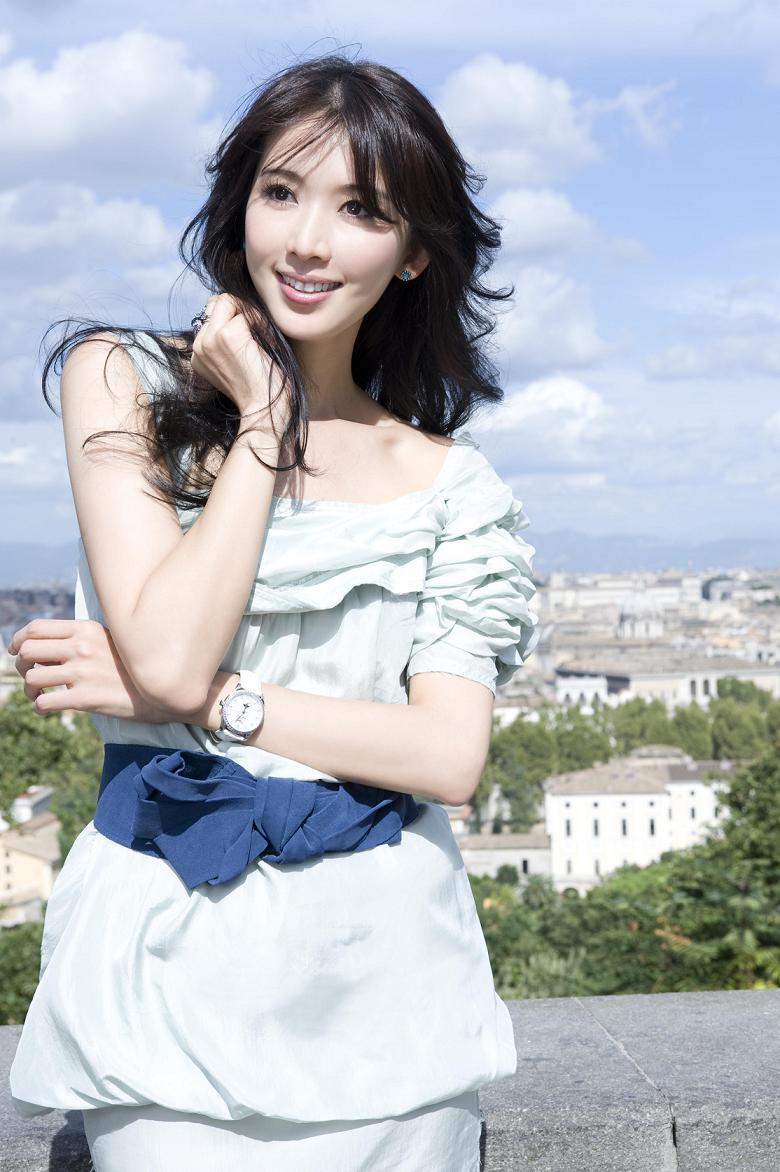
#> input picture 公开课/文档/第04次公开课-好玩的Python/code/resources/chiling.jpg, 780 x 1172 px
$ python example01.py
#> lines starting #> are read from the running program, lines starting #| are printed output that depends on the picture
from PIL import Image, ImageFilter


chiling = Image.open('resources/chiling.jpg')
#> chiling is the input picture: PIL image 780x1172 RGB; mean R, G, B 181.2, 186.1, 193.1
width, height = chiling.size
#> width = 780; height = 1172
chiling.show()
chiling.transpose(Image.FLIP_LEFT_RIGHT).show()
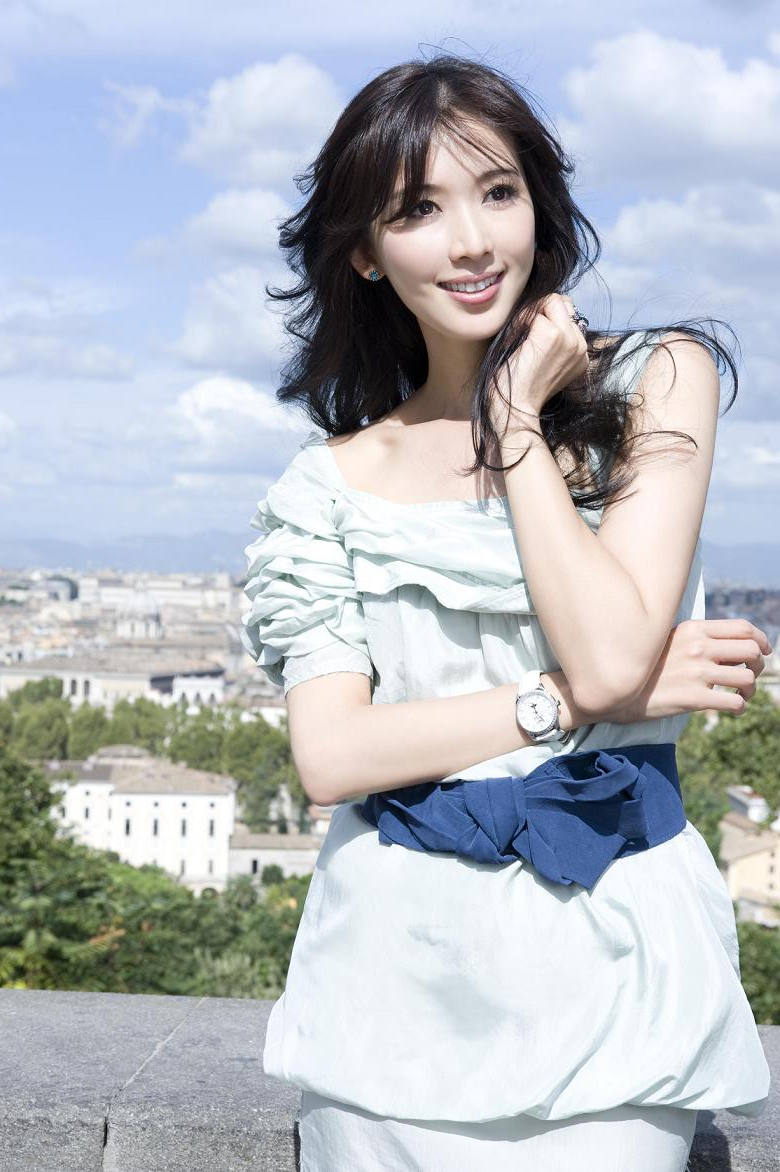
#> shown: PIL image 780x1172 RGB; mean R, G, B 181.2, 186.1, 193.1
chiling.filter(ImageFilter.GaussianBlur(4)).show()
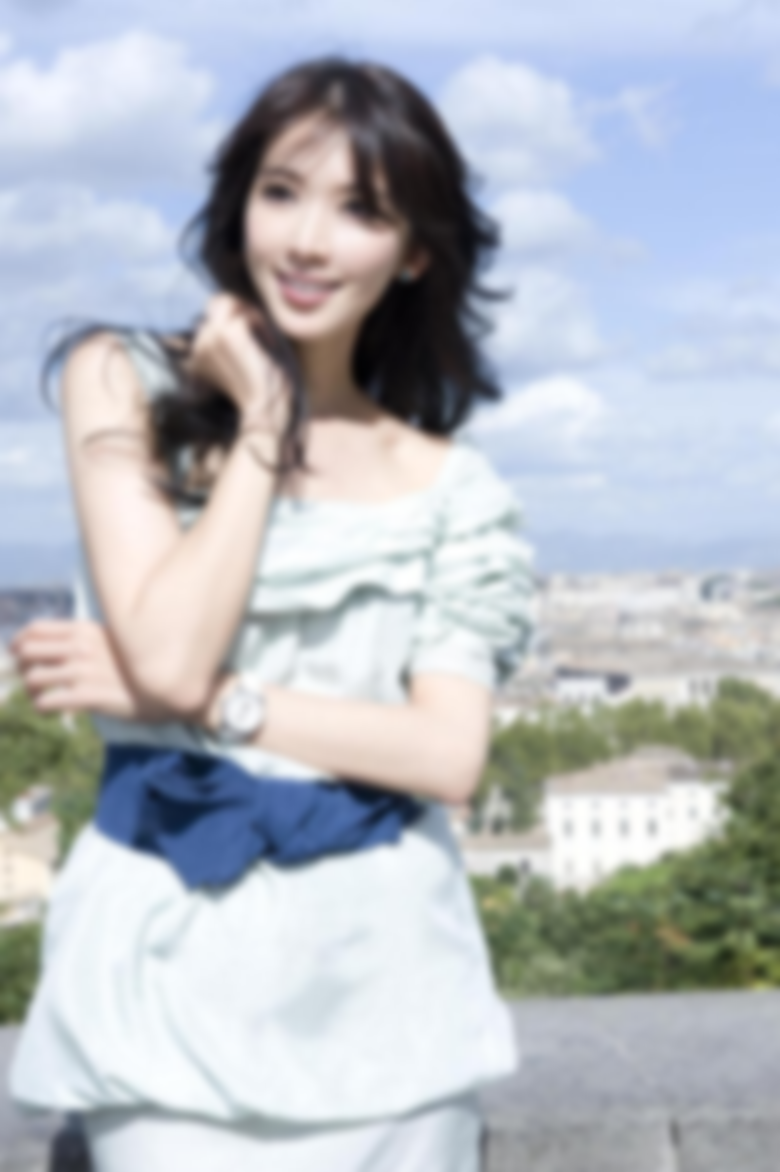
#> shown: PIL image 780x1172 RGB; mean R, G, B 181.2, 186.1, 193.1
chiling.filter(ImageFilter.EMBOSS).show()
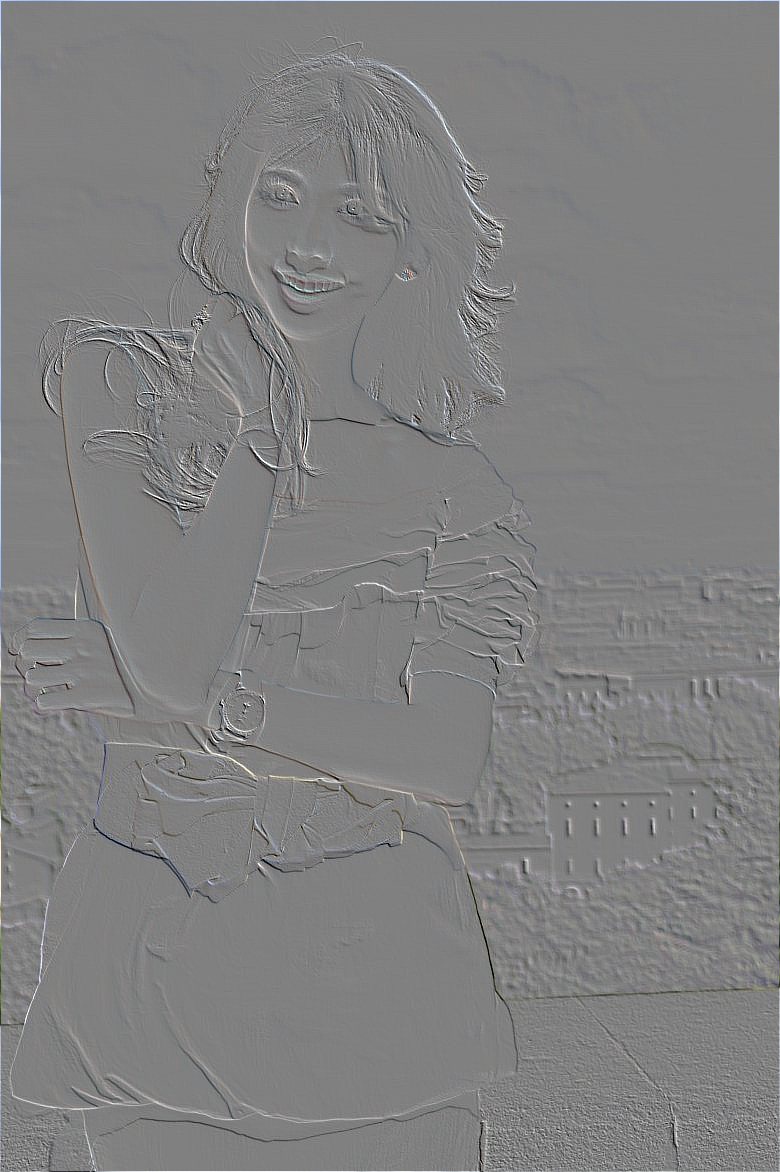
#> shown: PIL image 780x1172 RGB; mean R, G, B 128.2, 128.3, 128.3
chiling.thumbnail((width // 4, height // 4))
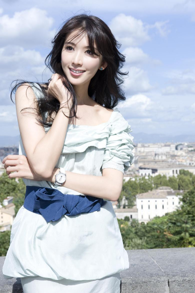
#> chiling: PIL image 195x293 RGB; mean R, G, B 181.3, 186.3, 193.2
chiling.show()

$ run again, with 公开课/文档/第04次公开课-好玩的Python/code/resources/frame.jpg copied over 公开课/文档/第04次公开课-好玩的Python/code/resources/chiling.jpg
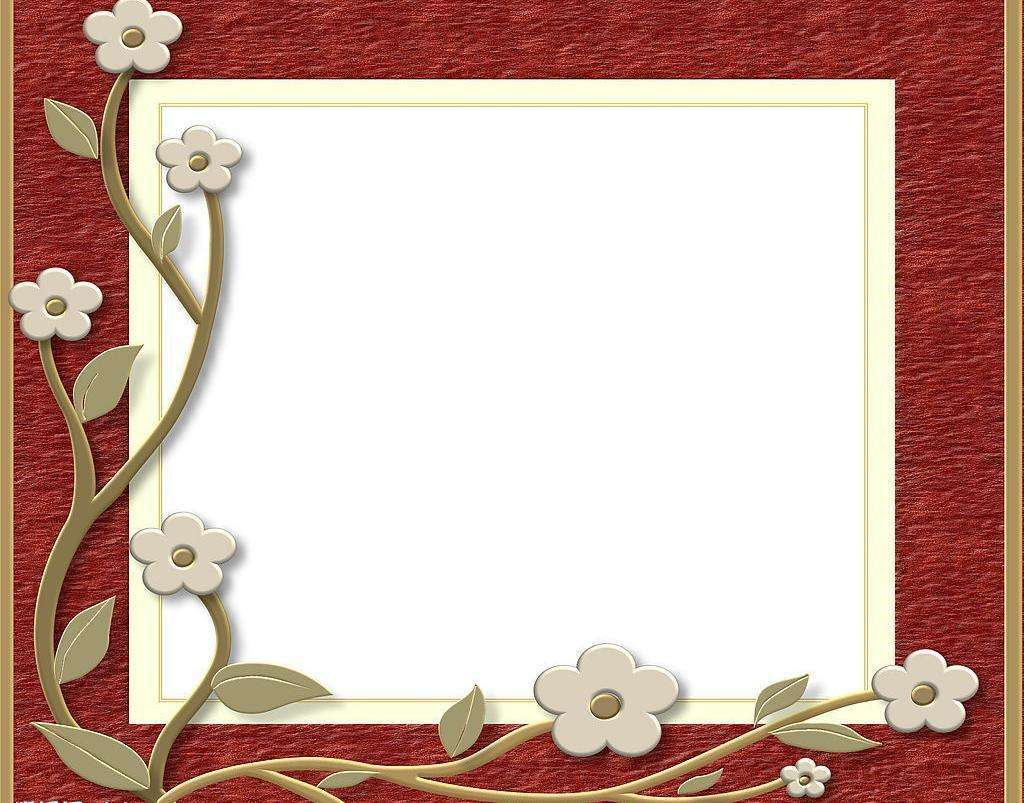
#> input picture 公开课/文档/第04次公开课-好玩的Python/code/resources/frame.jpg, 1024 x 803 px
#> chiling is the input picture: PIL image 1024x803 RGB; mean R, G, B 206.5, 176.6, 166.9
#> `chiling.filter(ImageFilter.EMBOSS).show()`:
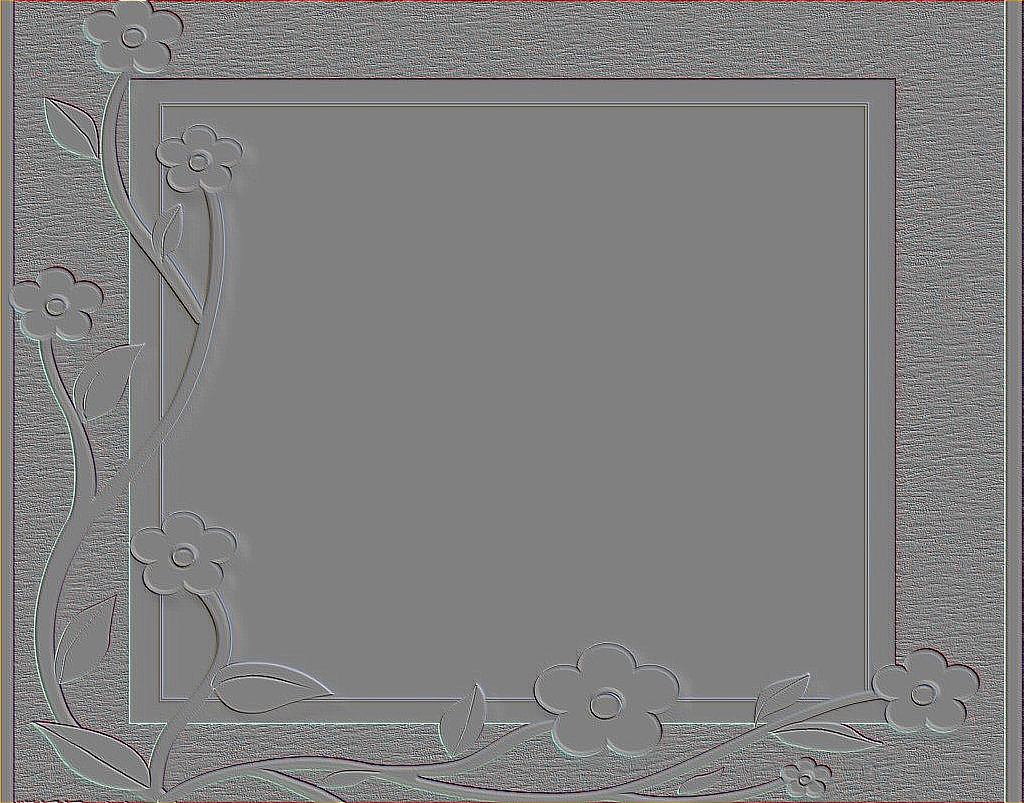
#> shown: PIL image 1024x803 RGB; mean R, G, B 128.1, 127.7, 127.7
#> `chiling.thumbnail((width // 4, height // 4))`:
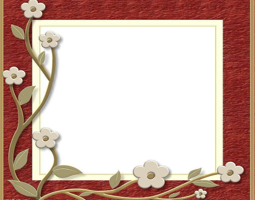
#> chiling: PIL image 255x200 RGB; mean R, G, B 206.6, 176.7, 167
